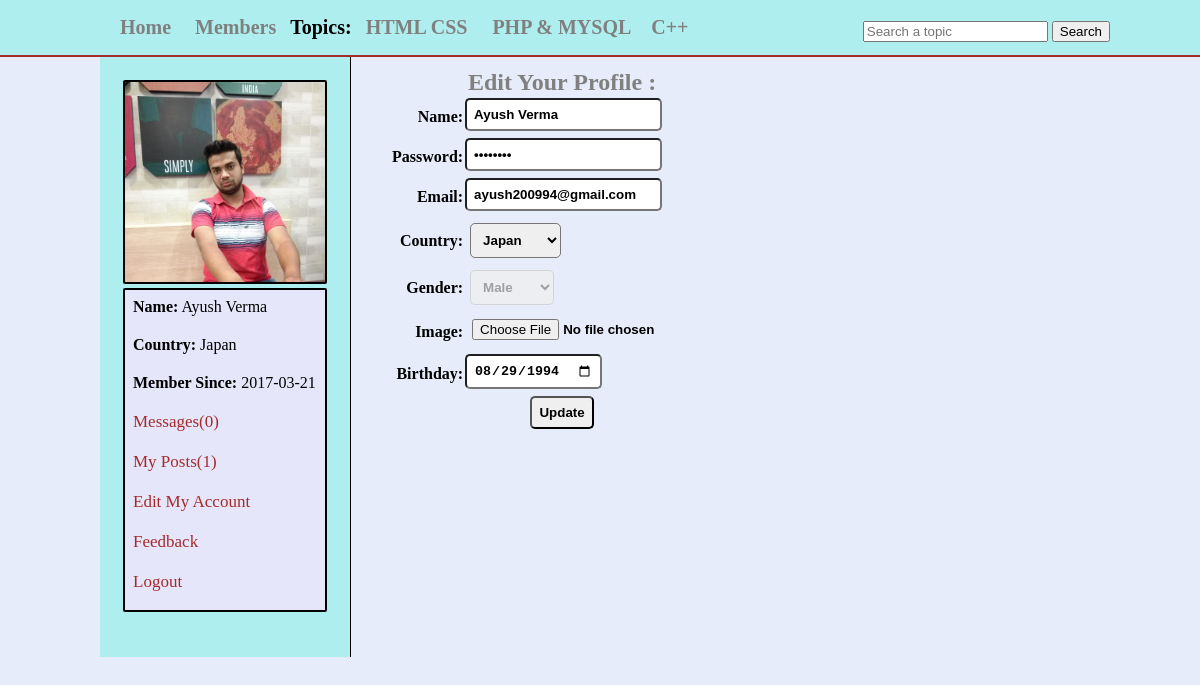
The page /edit_profile.php (signed in) on the database its author committed.
### tables this page shows
CREATE TABLE IF NOT EXISTS `topics` (
  `topic_id` int(100) NOT NULL AUTO_INCREMENT,
  `topic_title` varchar(255) NOT NULL,
  PRIMARY KEY (`topic_id`)
);

CREATE TABLE IF NOT EXISTS `users` (
  `user_id` int(11) NOT NULL AUTO_INCREMENT,
  `user_name` varchar(255) NOT NULL,
  `user_pass` varchar(255) NOT NULL,
  `user_email` varchar(255) NOT NULL,
  `user_country` text NOT NULL,
  `user_gender` text NOT NULL,
  `user_birthday` text NOT NULL,
  `status` text NOT NULL,
  `ver_code` int(100) NOT NULL,
  `posts` text NOT NULL,
  `user_image` text NOT NULL,
  `register_date` date NOT NULL,
  `last_login` date NOT NULL,
  PRIMARY KEY (`user_id`)
);

### edit_profile.php (the view, shortened to what this page needs)
<?php
include("functions/functions.php");
if(!isset($_SESSION['user_email']))
{
	header("location:index.php");
}
else
{
?>
<!DOCTYPE HTML>
<html>
	<head>
		<link rel="stylesheet" href="styles/home_style.css" media="all"/>
	</head>
<body>
	<div class="container">
		<div id="header_wrapper">
			<div id="header">
				<ul id="menu">
					<li><a href="home.php">Home</a></li>
					<li><a href="members.php">Members</a></li>
					<strong>Topics:</strong>
					<?php
					$get_topics = "select * from topics";
					$run_topics = mysqli_query($con,$get_topics);
					while($row=mysqli_fetch_array($run_topics))
					{
						$topic_id = $row['topic_id'];
						$topic_title = $row['topic_title'];
						echo "<li><a href='topic.php?topic=$topic_id'>$topic_title</a></li>";
					}
					?>
				</ul>
				<form method="get" action="results.php" id="form1">
					<input type="text" name="user_query" placeholder="Search a topic"/>
					<input type="submit" name="search" value="Search"/>
				</form>
			</div>
			</div>
			<div class="content">
				<div id="user_timeline">
					<div id="user_details">
						<?php
							$user = $_SESSION['user_email'];
							$get_user = "select * from users where user_email='$user'";
							$run_user = mysqli_query($con,$get_user);
							$row = mysqli_fetch_array($run_user);
							$user_id = $row['user_id'];
							$user_name = $row['user_name'];
							$user_pass = $row['user_pass'];
							$user_email = $row['user_email'];
							$user_gender = $row['user_gender'];
							$user_birthday = $row['user_birthday'];
							$user_country = $row['user_country'];
							$user_image =$row['user_image'];
							$register_date = $row['register_date'];
							$last_login = $row['last_login'];
							$user_posts = "select * from posts where user_id='$user_id'";
							$run_posts = mysqli_query($con,$user_posts);
							$posts = mysqli_num_rows($run_posts);
							$sel_msg = "select * from messages where receiver ='$user_id' AND status='unread' ORDER BY 1 DESC";
							$run_msg = mysqli_query($con,$sel_msg);
							$count_msg = mysqli_num_rows($run_msg);
							echo "
								<img src ='user/user_image/$user_image' width='200' height='200'></img>
								<div id='mention'>
								<p><strong>Name:</strong> $user_name</p>
								<p><strong>Country:</strong> $user_country</p>
								<p><strong>Member Since:</strong> $register_date</p>
								<p><a href='my_messages.php?u_id=$user_id'>Messages($count_msg)</a></p>
								<p><a href='my_posts.php?u_id=$user_id'>My Posts($posts)</a></p>
								<p><a href='edit_profile.php?u_id=$user_id'>Edit My Account</a></p>
								<p><a href='feedback.php'>Feedback</a></p>
								<p><a href='logout.php'>Logout</a></p></div>
								";
						?>
					</div>
				</div>
				<div id="content_timeline">
					<form method="post" action="" id="f" class="ff" enctype="multipart/form-data">
				<table>
					<tr align="center">
						<td colspan="6"><h2>Edit Your Profile :</h2>
					</td>
					</tr>
					<tr>
						<td align="right"> <strong>Name:</strong></td>
						<td><input type="text" name="u_name"  value="<?php echo $user_name;?>"/></td>
                    </tr>
					<tr>
						<td align="right"><strong>Password:</strong></td>
						<td><input type="password" name="u_pass" value="<?php echo $user_pass;?>" /></td>
                    </tr>
					<tr>
						<td align="right"><strong>Email:</strong></td>
						<td><input type="email" name="u_email"  value="<?php echo $user_email;?>">
						</td>
                    </tr>
					<tr>
						<td align="right"><strong>Country:</strong></td>
						<td>
						<select name="u_country">
							<option><?php echo $user_country;?></option>
						</select>
						</td>
                    </tr>
					<tr>
						<td align="right"><strong>Gender:</strong></td>
						<td>
							<select name="u_gender" disabled="disabled">
							<option><?php echo $user_gender;?></option>
							</select>
						</td>
                    </tr>
					<tr>
						<td align="right"><strong>Image:</strong></td>
						<td><input type="file" name="u_image" required="required" /></td>
                    </tr>
					<tr>
						<td align="right"><strong>Birthday:</strong></td>
						<td><input type="date" name="u_birthday" value="<?php echo $user_birthday;?>" /></td>
                    </tr>
					<tr align ="center">
						<td colspan="6">
								<input type="submit" name="update" value="Update"/>
						</td>
					</tr>
				</table>
			</form>
				</div>
			</div>
	</div>
</body>
</html>
<?php } ?>

### styles/home_style.css (style rules this page uses)
html, body, div, span, applet, object, iframe, h1, h2, h3, h4, h5, h6, p, blockquote, pre, a, abbr, acronym, address, big, cite, code, del, dfn, em, img, ins, kbd, q, s, samp, small, strike, strong, sub, sup, tt, var, b, u, i, center, dl, dt, dd, ol, ul, li, fieldset, form, label, legend, table, caption, tbody, tfoot, thead, tr, th, td, article, aside, canvas, details, embed, figure, figcaption, footer, header, hgroup, menu, nav, output, ruby, section, summary, time, mark, audio, video { margin: 0; padding: 0; border: 0; }
body { //line-height:1px; background:#E6ECFA; }
.container { padding:0; margin:0; background:#E6ECFA; }
#header_wrapper { width:100%; height:35px; margin:0 auto; border-bottom:2px solid brown; background:#AFEEEE; padding:10px; }
#header { width:1000px; height:35px; margin: 0 auto; }
#menu strong { font-size:20px; }
#menu { line-height:35px; padding:0; margin:0; float:left; }
#menu li { display:inline; list-style:none; }
#menu a { margin:5px; padding:5px; text-decoration:none; color:gray; font-size:20px; font-weight:bold; }
#form1 { float:right; line-height:35px; padding-top:3px; }

### edit_profile.php (style rules this page uses)
.content { width:1000px; margin: 0 auto; }
#user_timeline { background:#AFEEEE; width:250px; float:left; height:600px; border-right:1px solid black; }
#user_details { padding:23px; }
#user_details img { border:2px solid black; border-radius:2px; text-align:center; }
#user_details p { margin-bottom:10px; padding:5px; }
#user_details a { color:brown; font-size:17px; text-decoration:none; }
#mention { background:#E6E6FA; border:2px solid black; border-radius:2px; padding:3px; }
#content_timeline { float:right; width:700px; padding:10px; }
#f input { padding:7px; border:1 px solid black; border-radius:5px; font-weight:bolder; }
#f select { padding:8px; border:1 px solid black; border-radius:5px; font-weight:bolder; }
#f h2 { color:gray; font-family:Sansational; }
.ff input { margin-bottom:5px; }
.ff select { margin:5px; }

### rows shown on the page
topics: topic_title "HTML CSS"
topics: topic_title "PHP & MYSQL"
topics: topic_title "C++"
users: user_image (picture), user_name "Ayush Verma", user_country "Japan", register_date "2017-03-21", u_name "Ayush Verma", u_email "ayush200994@gmail.com", u_country "Japan", u_gender "Male", u_birthday "08/29/1994"

### other values the page prints
$count_msg "0"
$posts "1"
